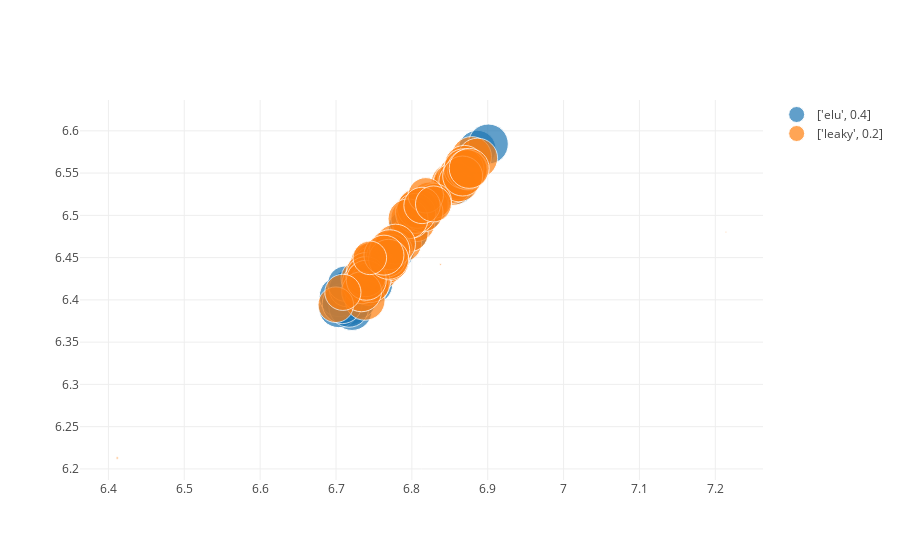

Notebook code for this chart:
### Code cell
trace = []
facet = 'activation_full'
for v in sorted(b[facet].unique()):
    trace.append(go.Scatter(
        x = b[b[facet]==v]['test']['mean'],
        y = b[b[facet]==v]['val']['mean'],
        text='F-'+b[b[facet]==v]['full'].astype(str) + 'D-' + b[b[facet]==v]['fulldrop'].astype(str) + '-L' + b[b[facet]==v]['lag'].astype(str)+ '-F' + b[b[facet]==v]['lag'].astype(str), 
        mode = 'markers', name=v,
        marker={'size':b[b[facet]==v]['test']['count']/5}
    ))
py.iplot(trace, filename='basic-scatter')
